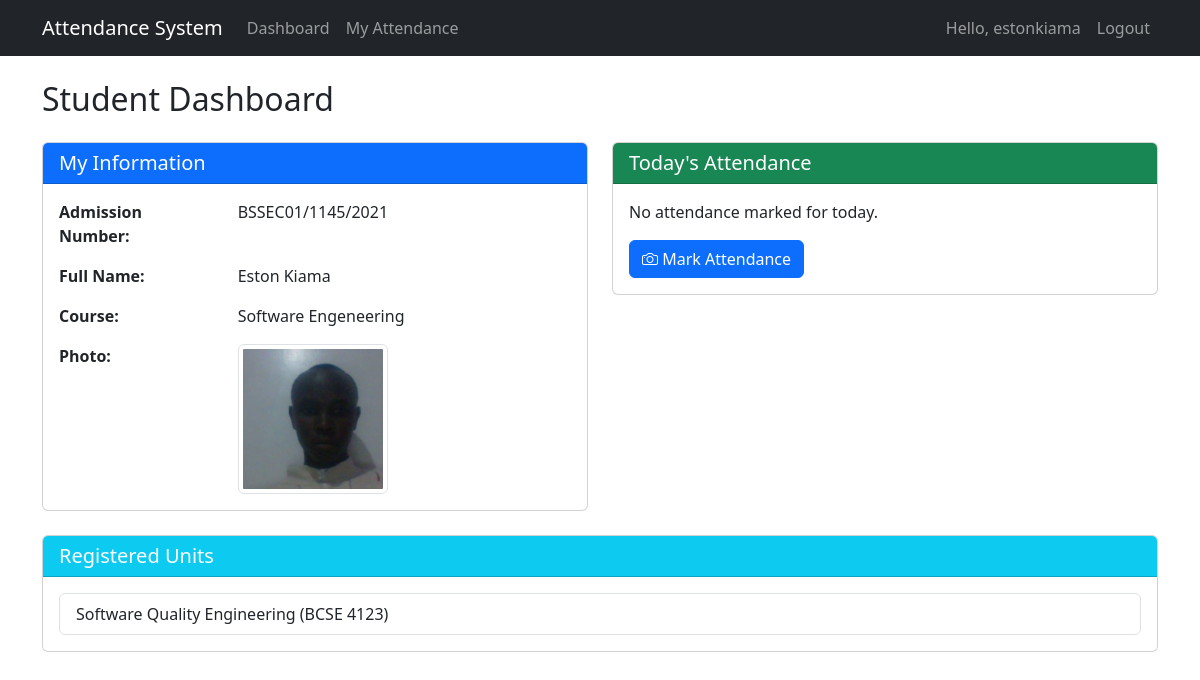
The app's page /attendance/student/dashboard/ (signed in) with its own data.
### attendance_app/models.py (models this page shows, shortened)
class Student(models.Model):
    GENDER_CHOICES = [
        ('M', 'Male'),
        ('F', 'Female'),
        ('O', 'Other'),
    ]
    user = models.OneToOneField(User, on_delete=models.CASCADE)
    admission_number = models.CharField(max_length=20, unique=True)
    full_name = models.CharField(max_length=100)
    photo = models.ImageField(upload_to=student_image_path, blank=True, null=True)
    course = models.ForeignKey(Course, on_delete=models.SET_NULL, null=True)
    registered_units = models.ManyToManyField(Unit, related_name='students')
    gender = models.CharField(max_length=1, choices=GENDER_CHOICES, blank=True, null=True)
    phone_number = models.CharField(max_length=15, blank=True, null=True)
    email = models.EmailField(blank=True, null=True)
    created_at = models.DateTimeField(auto_now_add=True)

class Course(models.Model):
    name = models.CharField(max_length=100)
    code = models.CharField(max_length=20, unique=True)
    description = models.TextField(blank=True)
    created_at = models.DateTimeField(auto_now_add=True)

class Unit(models.Model):
    course = models.ForeignKey(Course, on_delete=models.CASCADE, related_name='units')
    name = models.CharField(max_length=100)
    code = models.CharField(max_length=20, unique=True)
    description = models.TextField(blank=True)

### attendance_app/views.py (the view)
# urls.py: path('student/dashboard/', views.student_dashboard, name='student_dashboard'),
@login_required
def student_dashboard(request):
    if not hasattr(request.user, 'student'):
        return HttpResponse("You are not registered as a student.", status=403)
    student = request.user.student
    today = datetime.now().date()
    today_attendance = Attendance.objects.filter(student=student, date=today)
    registered_units = student.registered_units.all()
    context = {
        'student': student,
        'today_attendance': today_attendance,
        'registered_units': registered_units,
    }
    return render(request, 'attendance_app/student/dashboard.html', context)

### templates/attendance_app/student/dashboard.html (shortened to what this page needs)
{% extends "attendance_app/base.html" %}
{% block content %}
<h2 class="mb-4">Student Dashboard</h2>
<div class="row">
    <div class="col-md-6">
        <div class="card mb-4">
            <div class="card-header bg-primary text-white">
                <h5 class="mb-0">My Information</h5>
            </div>
            <div class="card-body">
                <div class="row mb-3">
                    <div class="col-4 fw-bold">Admission Number:</div>
                    <div class="col-8">{{ student.admission_number }}</div>
                </div>
                <div class="row mb-3">
                    <div class="col-4 fw-bold">Full Name:</div>
                    <div class="col-8">{{ student.full_name }}</div>
                </div>
                <div class="row mb-3">
                    <div class="col-4 fw-bold">Course:</div>
                    <div class="col-8">{{ student.course.name }}</div>
                </div>
                <div class="row">
                    <div class="col-4 fw-bold">Photo:</div>
                    <div class="col-8">
                        <img src="{{ student.photo.url }}" alt="Student Photo" class="img-thumbnail" style="max-width: 150px;">
                    </div>
                </div>
            </div>
        </div>
    </div>
    <div class="col-md-6">
        <div class="card mb-4">
            <div class="card-header bg-success text-white">
                <h5 class="mb-0">Today's Attendance</h5>
            </div>
            <div class="card-body">
                {% if today_attendance %}
                    <ul class="list-group">
                        {% for attendance in today_attendance %}
                            <li class="list-group-item d-flex justify-content-between align-items-center">
                                {{ attendance.unit.name }}
                                <span class="badge bg-{% if attendance.is_present %}success{% else %}danger{% endif %}">
                                    {% if attendance.is_present %}Present{% else %}Absent{% endif %}
                                </span>
                            </li>
                        {% endfor %}
                    </ul>
                {% else %}
                    <p>No attendance marked for today.</p>
                    <button id="markAttendanceBtn" class="btn btn-primary">
                        <i class="bi bi-camera"></i> Mark Attendance
                    </button>
                {% endif %}
            </div>
        </div>
    </div>
</div>
<div class="card">
    <div class="card-header bg-info text-white">
        <h5 class="mb-0">Registered Units</h5>
    </div>
    <div class="card-body">
        <ul class="list-group">
            {% for unit in registered_units %}
                <li class="list-group-item">{{ unit.name }} ({{ unit.code }})</li>
            {% empty %}
                <li class="list-group-item">No units registered</li>
            {% endfor %}
        </ul>
    </div>
</div>
{% endblock %}

### templates/attendance_app/base.html (shortened to what this page needs)
<!DOCTYPE html>
<html lang="en">
<head>
    <link href="https://cdn.jsdelivr.net/npm/bootstrap@5.3.0/dist/css/bootstrap.min.css" rel="stylesheet">
    <link rel="stylesheet" href="https://cdn.jsdelivr.net/npm/bootstrap-icons@1.10.0/font/bootstrap-icons.css">
<link rel="stylesheet" href="https://cdn.jsdelivr.net/npm/bootstrap-icons@1.10.0/font/bootstrap-icons.css">
</head>
<body>
    <nav class="navbar navbar-expand-lg navbar-dark bg-dark">
        <div class="container">
            <a class="navbar-brand" href="{% url 'home' %}">Attendance System</a>
            <div class="collapse navbar-collapse" id="navbarNav">
                <ul class="navbar-nav me-auto">
                    {% if user.is_authenticated %}
                        {% if user.is_superuser %}
                            <li class="nav-item">
                                <a class="nav-link" href="{% url 'admin_dashboard' %}">Dashboard</a>
                            </li>
                            <li class="nav-item">
                                <a class="nav-link" href="{% url 'course_list' %}">Courses</a>
                            </li>
                            <li class="nav-item">
                                <a class="nav-link" href="{% url 'unit_list' %}">Units</a>
                            </li>
                            <li class="nav-item">
                                <a class="nav-link" href="{% url 'student_list' %}">Students</a>
                            </li>
                            <li class="nav-item">
                                <a class="nav-link" href="{% url 'attendance_records' %}">Attendance</a>
                            </li>
                        {% else %}
                            <li class="nav-item">
                                <a class="nav-link" href="{% url 'student_dashboard' %}">Dashboard</a>
                            </li>
                            <li class="nav-item">
                                <a class="nav-link" href="{% url 'student_attendance_records' %}">My Attendance</a>
                            </li>
                        {% endif %}
                    {% endif %}
                </ul>
                <ul class="navbar-nav">
                    {% if user.is_authenticated %}
                        <li class="nav-item">
                            <span class="nav-link">Hello, {{ user.username }}</span>
                        </li>
                        <li class="nav-item">
                            <a class="nav-link" href="{% url 'logout' %}">Logout</a>
                        </li>
                    {% else %}
                        <li class="nav-item">
                            <a class="nav-link" href="{% url 'login' %}">Login</a>
                        </li>
                    {% endif %}
                </ul>
            </div>
        </div>
    </nav>
    <div class="container mt-4">
        {% block content %}{% endblock %}
    </div>
</body>
</html>

### records on screen
Student: admission_number "BSSEC01/1145/2021", full_name "Eston Kiama", course.name "Software Engeneering", photo (picture)
Unit: name "Software Quality Engineering", code "BCSE 4123"

### other values on screen
{{ user.username }} "estonkiama"
